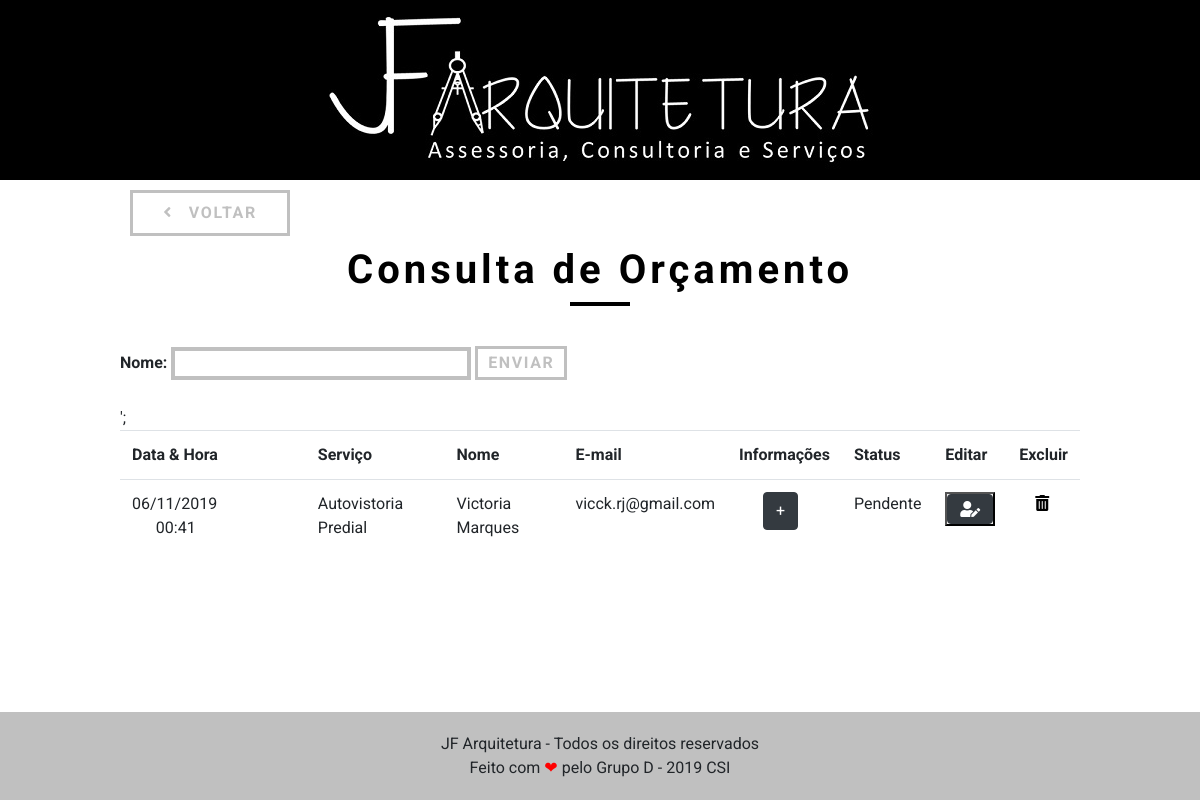
The page /consultar.php?nome=Victoria Marques on the database its author committed.
### tables this page shows
CREATE TABLE `orcamento` (
  `cod` int(11) NOT NULL,
  `tipo_id` int(11) NOT NULL,
  `nome_cli` varchar(255) NOT NULL,
  `nome_predio` varchar(255) NOT NULL,
  `email` varchar(255) NOT NULL,
  `andares` int(11) NOT NULL,
  `apart_salas` int(11) NOT NULL,
  `endereco` varchar(255) NOT NULL,
  `elevadores` int(11) DEFAULT NULL,
  `idade_pred` int(11) DEFAULT NULL,
  `telefone` char(12) NOT NULL,
  `cel` char(12) NOT NULL,
  `detalhes` varchar(255) DEFAULT NULL,
  `status` enum('Pendente','Feito') DEFAULT NULL,
  `data` timestamp NOT NULL DEFAULT CURRENT_TIMESTAMP ON UPDATE CURRENT_TIMESTAMP,
  `observacoes` varchar(900) DEFAULT NULL
);

CREATE TABLE `tipo` (
  `id` int(11) NOT NULL,
  `nome` varchar(100) NOT NULL
);

### consultar.php (the view, shortened to what this page needs)
<!DOCTYPE html>
<html lang="pt-br">
<head>
	<?php include 'imports.php';?>
</head>
<body>
	<?php include 'header.php'; ?>
	<section id="consultar">
		<div class="container_grid">
			<a class="botao grid-3" href="painel.php"><i class="fas fa-angle-left mr-3"></i>Voltar</a>
			<h1 class="titulo">Consulta de Orçamento</h1>
			<form class="mb-3">
				<label class="label_form font-weight-bold">Nome: </label>
				<input type="text" name="nome" class="input_form">
				<button type="submit" class="botao-enviar">Enviar</button>
			</form>
			<?php
			if(isset($_GET["nome"])) {
				$nome = $_GET["nome"];
		include_once 'conexao.php';
								$sql = "SELECT o.*, t.nome AS 'tipo_nome', DATE_FORMAT(`data`, '%d/%m/%Y &nbsp; &nbsp; &nbsp; &nbsp; &nbsp; &nbsp; &nbsp; &nbsp; &nbsp; &nbsp; &nbsp; &nbsp; %H:%i') as 'data'
												FROM orcamento o, tipo t
												WHERE o.tipo_id = t.id
												AND nome_cli like '{$nome}%'";
		$busca = mysqli_query($con, $sql);
		$totalRegistros = mysqli_num_rows($busca);
		if($totalRegistros > 0 ){?>
			<table class="table table-hover">
				<tr>
				<th scope="col">Data &amp; Hora</th>
					<th scope="col-lg-2">Serviço</th>
					<th scope="col-lg-2">Nome</th>
					<th scope="col-lg-2">E-mail</th>
					<th scope="col-lg-2">Informações</th>
					<th scope="col-lg-2">Status</th>
					<th scope="col-lg-2">Editar</th>
					<th scope="col-lg-2">Excluir</th>
				</tr>
				<?php
									while ($array = mysqli_fetch_array($busca)){
                                    $id = $array['cod'];
									$tipo_nome = $array['tipo_nome'];
									$nome_cli = $array['nome_cli'];
									$nome_predio = $array['nome_predio'];
									$email = $array ['email'];
									$telefone = $array['telefone'];
									$cel = $array['cel'];
									$data = $array['data'];
									$status = $array['status'];
									$and = $array['andares'];
									$apart = $array['apart_salas'];
									$elev = $array['elevadores'];
									$end = $array['endereco'];
									$idade_predio = $array['idade_pred'];
									$det = $array['detalhes'];
                                    $obs = $array['observacoes'];
								?>
				<tr>
				<td><?php echo $data; ?></td>
				<td><?php echo $tipo_nome; ?></td>
				<td><?php echo $nome_cli; ?></td>
				<td><?php echo $email; ?></td>
				<td>
					<button type="button" class="btn btn-dark ml-4" data-toggle="modal"  data-det="<?php echo $det ?>" data-idade="<?php echo $idade_predio ?>" data-elev="<?php echo $elev ?>" data-apart="<?php echo $apart ?>" data-and="<?php echo $and ?>" data-tipo="<?php echo $tipo_nome ?>" data-end="<?php echo $end ?>" data-target="#exampleModal" data-predio="<?php echo $nome_predio ?>" data-telefone="<?php echo $telefone ?>" data-celular="<?php echo $cel ?>" data-email="<?php echo $email ?>" data-whatever="<?php echo $nome_cli ?>">+</button>
				</td>
				<td><?php echo $status ?></td>
				<td>
				<button class="" data-cod="<?php echo $id ?>" data-obs="<?php echo $obs ?>" data-whatever="<?php echo $nome_cli ?>" data-target="#edit-modal" data-toggle="modal" style="color: black;">
				<i    class = " btn btn-dark fas fa-user-edit "></i>
				</button>
				</td>';
				<?php
				echo '<td>
				<a href="excluir.php" onclick="excluir({$row[0]})">
				<i style="color: black;" class="fas fa-trash-alt ml-3"></i>
				</a>
				</td>';
				echo '</tr>';
			 }
						}
			?>
				<?php	} ?>
			</table>
		</div>
	</section>
	<footer class="_footer">
		<p>JF Arquitetura - Todos os direitos reservados</p>
		<p>Feito com <span class="heart">❤</span> pelo Grupo D - 2019 CSI</p>
	</footer>
</body>
</html>

### css/grid.css (style rules this page uses)
*, *:before, *:after { -webkit-box-sizing: border-box; -moz-box-sizing: border-box; box-sizing: border-box; }
.container_grid { width: 960px; margin: 0 auto; padding: 0px; position: relative; }
.container_grid:after, .container_grid:before { content: " "; display: table; }
.container_grid:after { clear: both; }
.grid-1, .grid-2, .grid-3, .grid-4, .grid-5, .grid-6, .grid-7, .grid-8, .grid-9, .grid-10, .grid-11, .grid-12, .grid-13, .grid-14, .grid-15, .grid-16, .grid-1-3 { float: left; margin-left: 10px; margin-right: 10px; }
.grid-3 { width: 160px; }

### css/style.css (style rules this page uses)
* { margin: 0; padding: 0; box-sizing: border-box; font-family: "Roboto", sans-serif; }
a { text-decoration: none; }
.titulo { margin-top: 60px; margin-bottom: 40px; letter-spacing: 0.1em; text-align: center; font-size: 40px; color: #000; }
.titulo:after { content: ""; display: block; width: 60px; height: 2px; border: 2px solid #000; margin: 2px auto 15px auto; }
.botao { color: #c0c0c0; text-transform: uppercase; background: none; border: 3px solid #c0c0c0; padding: 10px 30px; font-style: 14px; line-height: 20px; letter-spacing: 0.1em; font-weight: bold; }
._footer { width: 100%; padding-bottom: 20px; background-color: #c0c0c0; box-sizing: border-box; }
._footer p:first-child { padding-top: 20px; }
._footer p { text-align: center; }
.heart { color: red; }

### consultar.php (style rules this page uses)
.botao { color: #c0c0c0; text-transform: uppercase; background: none; border: 3px solid #c0c0c0; padding: 10px 10px; font-style: 14px; letter-spacing: 0.1em; font-weight: bold; }
.botao-enviar { color: #c0c0c0; text-transform: uppercase; background: none; border: 3px solid #c0c0c0; padding: 2px 10px; letter-spacing: 0.1em; font-weight: bold; }
#consultar .botao { margin-top: 10px; outline: none; letter-spacing: 0.1em; }
#consultar a { text-align: center; font-size: 16px; }
#consultar .input_form { width: 300px; border: 4px solid #c0c0c0; background: none; padding: 2px 2px; margin-bottom: 10px; outline: none; font-size: 14px; }
._footer { position: fixed; bottom: 0; }

### rows shown on the page
orcamento: data "06/11/2019 00:41", tipo.nome "Autovistoria Predial", nome_cli "Victoria Marques", email "vicck.rj@gmail.com", status "Pendente"
